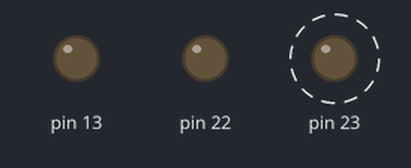
Simulated run of this sketch. Board: Arduino Mega 2560, built with avr-gcc and run on an emulated ATmega2560. Shown: output pins drawn as LEDs (lit = HIGH). Dashed ring = blinking.

Above: at 0.5 s.
Timing chart, 0 to 3.0 s (numbered marks = the images above):
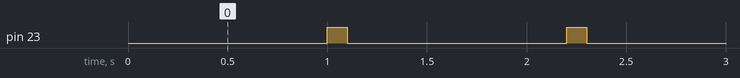

The sketch:

test.ino
```cpp
static String   sst_read_data;

void setup() {
    Serial1.begin(9600);
    Serial1.setTimeout(5);
    Serial1.flush();

    sst_read_data = "";

    pinMode(13, OUTPUT);
    pinMode(22, OUTPUT);
    pinMode(23, OUTPUT);
}

void loop() {
    sst_read_data = Serial.readStringUntil('\n');
    Serial.println(sst_read_data);  /* debug用 */
    if (sst_read_data != ""){
        digitalWrite(13, HIGH);
        delay(100);
        digitalWrite(13, LOW);
        delay(100);
    } else {
        digitalWrite(23, HIGH);
        delay(100);
        digitalWrite(23, LOW);
        delay(100);
    }
}
```

Measured:
- by itself, pin 23: alternates HIGH for 0.10 s and LOW for 1.1 s
